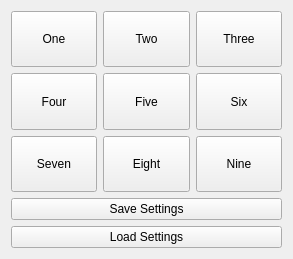
<?xml version="1.0" encoding="UTF-8"?>
<ui version="4.0">
 <class>Widget</class>
 <widget class="QWidget" name="Widget">
  <property name="geometry">
   <rect>
    <x>0</x>
    <y>0</y>
    <width>293</width>
    <height>259</height>
   </rect>
  </property>
  <property name="windowTitle">
   <string>Widget</string>
  </property>
  <layout class="QVBoxLayout" name="verticalLayout">
   <item>
    <layout class="QGridLayout" name="gridLayout">
     <item row="0" column="0">
      <widget class="QPushButton" name="pushButton_1">
       <property name="sizePolicy">
        <sizepolicy hsizetype="Minimum" vsizetype="Expanding">
         <horstretch>0</horstretch>
         <verstretch>0</verstretch>
        </sizepolicy>
       </property>
       <property name="text">
        <string>One</string>
       </property>
      </widget>
     </item>
     <item row="0" column="1">
      <widget class="QPushButton" name="pushButton_2">
       <property name="sizePolicy">
        <sizepolicy hsizetype="Minimum" vsizetype="Expanding">
         <horstretch>0</horstretch>
         <verstretch>0</verstretch>
        </sizepolicy>
       </property>
       <property name="text">
        <string>Two</string>
       </property>
      </widget>
     </item>
     <item row="0" column="2">
      <widget class="QPushButton" name="pushButton_3">
       <property name="sizePolicy">
        <sizepolicy hsizetype="Minimum" vsizetype="Expanding">
         <horstretch>0</horstretch>
         <verstretch>0</verstretch>
        </sizepolicy>
       </property>
       <property name="text">
        <string>Three</string>
       </property>
      </widget>
     </item>
     <item row="1" column="0">
      <widget class="QPushButton" name="pushButton_4">
       <property name="sizePolicy">
        <sizepolicy hsizetype="Minimum" vsizetype="Expanding">
         <horstretch>0</horstretch>
         <verstretch>0</verstretch>
        </sizepolicy>
       </property>
       <property name="text">
        <string>Four</string>
       </property>
      </widget>
     </item>
     <item row="1" column="1">
      <widget class="QPushButton" name="pushButton_5">
       <property name="sizePolicy">
        <sizepolicy hsizetype="Minimum" vsizetype="Expanding">
         <horstretch>0</horstretch>
         <verstretch>0</verstretch>
        </sizepolicy>
       </property>
       <property name="text">
        <string>Five</string>
       </property>
      </widget>
     </item>
     <item row="1" column="2">
      <widget class="QPushButton" name="pushButton_6">
       <property name="sizePolicy">
        <sizepolicy hsizetype="Minimum" vsizetype="Expanding">
         <horstretch>0</horstretch>
         <verstretch>0</verstretch>
        </sizepolicy>
       </property>
       <property name="text">
        <string>Six</string>
       </property>
      </widget>
     </item>
     <item row="2" column="0">
      <widget class="QPushButton" name="pushButton_7">
       <property name="sizePolicy">
        <sizepolicy hsizetype="Minimum" vsizetype="Expanding">
         <horstretch>0</horstretch>
         <verstretch>0</verstretch>
        </sizepolicy>
       </property>
       <property name="text">
        <string>Seven</string>
       </property>
      </widget>
     </item>
     <item row="2" column="1">
      <widget class="QPushButton" name="pushButton_8">
       <property name="sizePolicy">
        <sizepolicy hsizetype="Minimum" vsizetype="Expanding">
         <horstretch>0</horstretch>
         <verstretch>0</verstretch>
        </sizepolicy>
       </property>
       <property name="text">
        <string>Eight</string>
       </property>
      </widget>
     </item>
     <item row="2" column="2">
      <widget class="QPushButton" name="pushButton_9">
       <property name="sizePolicy">
        <sizepolicy hsizetype="Minimum" vsizetype="Expanding">
         <horstretch>0</horstretch>
         <verstretch>0</verstretch>
        </sizepolicy>
       </property>
       <property name="text">
        <string>Nine</string>
       </property>
      </widget>
     </item>
    </layout>
   </item>
   <item>
    <widget class="QPushButton" name="saveButton">
     <property name="text">
      <string>Save Settings</string>
     </property>
    </widget>
   </item>
   <item>
    <widget class="QPushButton" name="loadButton">
     <property name="text">
      <string>Load Settings</string>
     </property>
    </widget>
   </item>
  </layout>
 </widget>
 <resources/>
 <connections/>
</ui>
